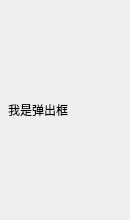
<?xml version="1.0" encoding="UTF-8"?>
<ui version="4.0">
 <class>ClearMenuWidget</class>
 <widget class="QWidget" name="ClearMenuWidget">
  <property name="geometry">
   <rect>
    <x>0</x>
    <y>0</y>
    <width>130</width>
    <height>220</height>
   </rect>
  </property>
  <property name="windowTitle">
   <string>Form</string>
  </property>
  <widget class="QLabel" name="label">
   <property name="geometry">
    <rect>
     <x>8</x>
     <y>100</y>
     <width>101</width>
     <height>20</height>
    </rect>
   </property>
   <property name="text">
    <string>我是弹出框</string>
   </property>
  </widget>
 </widget>
 <resources/>
 <connections/>
</ui>
